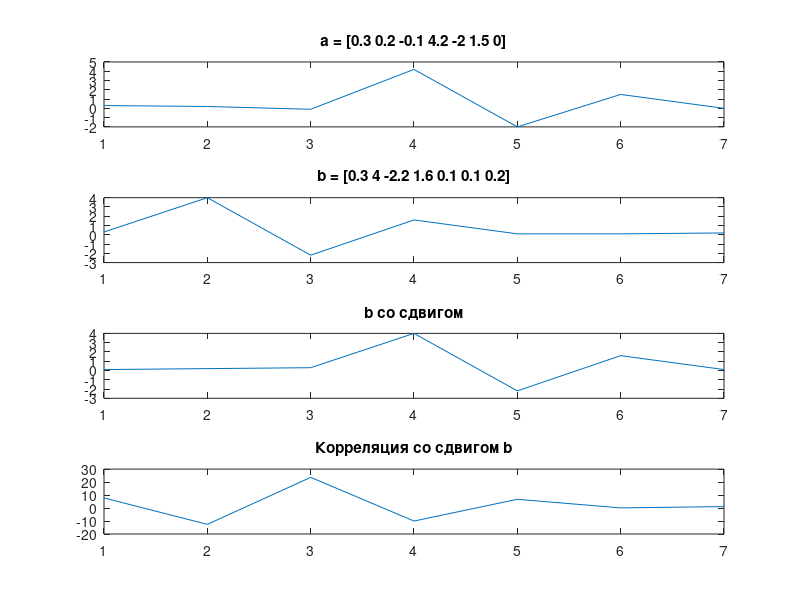

This chart was generated by the following MATLAB code:
t = (0:100-1)/100;
pi = 3.14;

s1 = cos(2 * pi * t * 4);
s2 = cos(2 * pi * t * 8);
s3 = cos(2 * pi * t * 9);
a = 3 * s1 + 3 * s2 + s3;
b = s1 + 0.5 * s2;

corsa = sum(s1.*a);
corsb = sum(s1.*b);
disp("Корреляция a s1")
disp(corsa);
disp("Корреляция b s1")
disp(corsb);

multa = 0;
multb = 0;
mults = 0;
for n = 1:100
    mults = s1(n) * s1(n) + mults;
    multa = a(n) * a(n) + multa;
    multb = b(n) * b(n) + multb;
end
cornormsa = corsa / sqrt(mults * multa);
cornormsb = corsb / sqrt(mults * multb);
disp("Нормализованая корреляция a s1")
disp(cornormsa);
disp("Нормализованая корреляция b s1")
disp(cornormsb);

a = [0.3 0.2 -0.1 4.2 -2 1.5 0];
b = [0.3 4 -2.2 1.6 0.1 0.1 0.2];
corab = sum(a.*b);
disp("Корреляция a b")
disp(corab);
figure;
subplot(4, 1, 1);
plot(a);
title("a = [0.3 0.2 -0.1 4.2 -2 1.5 0]")
subplot(4, 1, 2);
plot(b);
title("b = [0.3 4 -2.2 1.6 0.1 0.1 0.2]")
maxsdvig = 0;
maxznach = corab;
cormas = zeros(1, length(a));
cormas(1) = corab;
for shift = 2:(length(cormas))
    save1 = b(1);
    b(1) = b(length(b));
    for dvij = 2:length(b)
        save2 = b(dvij);
        b(dvij) = save1;
        save1 = save2;
    end
    corab = sum(a.*b);
    if corab > maxznach
        maxznach = corab;
        maxsdvig = shift - 1;
    end
    cormas(shift) = corab;
end
for i = 0:maxsdvig
    save1 = b(1);
    b(1) = b(length(b));
    for dvij = 2:length(b)
        save2 = b(dvij);
        b(dvij) = save1;
        save1 = save2;
    end
end
disp("Максимальная корреляция");
disp(maxznach);
disp("При сдвиге");
disp(maxsdvig);
subplot(4, 1, 3);
plot(b);
title("b со сдвигом")
subplot(4, 1, 4);
plot(cormas);
title("Корреляция со сдвигом b")